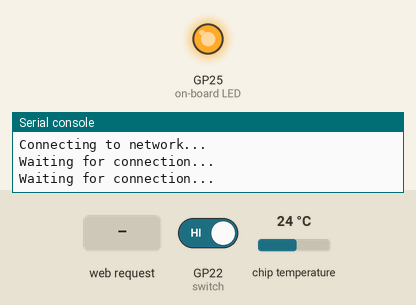
Bench run of a program on a simulated Raspberry Pi Pico running MicroPython. Shown: output pins drawn as LEDs (lit = HIGH), the last lines printed to the serial console. Dashed ring = blinking. The inputs (shaded band) are chosen by the test bench; at power-on: GP22 (switch) HIGH, chip temperature 24 °C. WiFi joins after 1.5 s; web requests get an empty 200 reply after 0.4 s.

Above: at 1.2 s.
1.3 s: HTTP request GET / received
At 2.45 s:
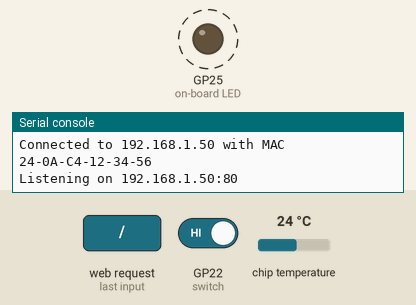
5.6 s: GP22 (switch) driven LOW
At 14.6 s:
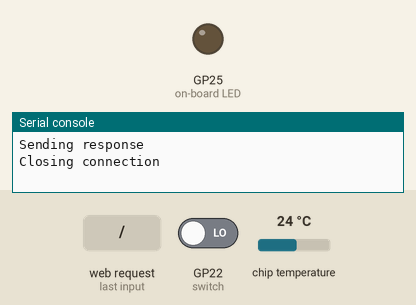
15.5 s: GP22 (switch) driven HIGH
Timing chart, 0 to 18.5 s (numbered marks = the images above; inputs shaded):
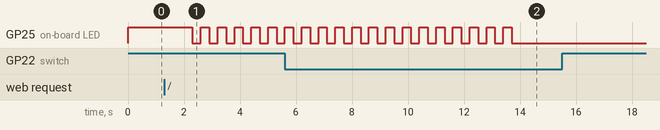

Measured:
- by itself, GP25 (on-board LED): alternates HIGH for 0.30 s and LOW for 0.30 s, 28 changes in all, then stays LOW

The program:

door_sensor_V3.py
```python
import network
import socket
import uasyncio as asyncio
from time import sleep
from picozero import pico_temp_sensor, pico_led
import machine
import json
import urequests
import gc

switch = machine.Pin(22, machine.Pin.IN, machine.Pin.PULL_UP)

ssid = "BT-P8A5PT"
# ssid = "Millfarm-House-LongRange"
password = 'hARMLTPd7caeHf'

server_endpoint = 'http://192.168.0.116:5000/log'

async def connect():
    print("Connecting to network...")
    wlan = network.WLAN(network.STA_IF)
    wlan.active(True)
    wlan.config(pm=0xA11140)
    wlan.connect(ssid, password)
    while not wlan.isconnected():
        pico_led.on()
        print("Waiting for connection...")
        await asyncio.sleep(1)
        pico_led.off()
    config = wlan.ifconfig()
    ip = config[0]
    mac = wlan.config("mac")
    mac_address = "-".join("%02x" % b for b in mac).upper()
    print(f"Connected to {ip} with MAC {mac_address}")
    return ip, wlan

async def open_socket(ip):
    address = (ip, 80)
    connection = socket.socket()
    connection.bind(address)
    connection.listen(5)
    connection.setblocking(False)
    print(f"Listening on {ip}:80")
    return connection

async def serve(connection, wlan):
    blink_light_range(20)
    print("Server is ready")
    keep_alive_task = asyncio.create_task(keep_alive(wlan))
    previous_door_state = switch.value()
    while True:
        if not wlan.isconnected():
            print("Disconnected from network, attempting to reconnect...")
            connection.close()
            ip, wlan = await reconnect(wlan)
            connection = await open_socket(ip)
            keep_alive_task.cancel()
            keep_alive_task = asyncio.create_task(keep_alive(wlan))
            continue

        current_door_state = switch.value()
        if current_door_state != previous_door_state:
            previous_door_state = current_door_state
            door_state = "open" if current_door_state else "closed"
            asyncio.create_task(send_door_state(door_state))  # Use create_task to avoid blocking

        # Accept client connections without blocking
        try:
            client, addr = await asyncio.wait_for(accept_client(connection), timeout=0.1)
            print(f"Connection from {addr}")
            asyncio.create_task(handle_client(client))
        except asyncio.TimeoutError:
            pass
        except OSError as e:
            if e.errno == 11:  # EAGAIN error
                continue
            else:
                print(f"Error in serve: {e}")

async def accept_client(connection):
    while True:
        try:
            client, addr = connection.accept()
            return client, addr
        except OSError as e:
            if e.errno == 11:  # EAGAIN error
                await asyncio.sleep(0.1)
            else:
                raise

async def handle_client(client):
    try:
        client.settimeout(3.0)
        request = await asyncio.wait_for(read_request(client), timeout=2)
        print("Handling request")
        temperature = pico_temp_sensor.temp
        door_state = "open" if switch.value() else "closed"
        data = {"door_state": door_state, "temperature": temperature}
        print(data)
        response = json.dumps(data)
        print("Sending response")
        client.send("HTTP/1.1 200 OK\r\n")
        client.send("Content-Type: application/json\r\n\r\n")
        client.send(response)
        print("Closing connection")
    except asyncio.TimeoutError:
        print("Client request timed out")
    except Exception as e:
        print(f"Error handling client: {e}")
    finally:
        client.close()
        gc.collect()  # Force garbage collection after closing client

async def read_request(client):
    while True:
        try:
            return client.recv(1024)
        except OSError as e:
            if e.errno == 11:  # EAGAIN error
                await asyncio.sleep(0.1)
            else:
                raise

async def reconnect(wlan):
    wlan.disconnect()
    while not wlan.isconnected():
        print("Reconnecting...")
        wlan.connect(ssid, password)
        await asyncio.sleep(5)
    ip = wlan.ifconfig()[0]
    print(f"Reconnected on {ip}")
    return ip, wlan

async def keep_alive(wlan):
    while True:
        if wlan.isconnected():
            try:
                print('keeping alive')
                wlan.ifconfig()
            except Exception as e:
                print(f"Keep-alive operation failed: {e}")
        await asyncio.sleep(30)

async def send_door_state(door_state):
    while True:
        try:
            temperature = pico_temp_sensor.temp
            data = {"door_state": door_state, "temperature": temperature}
            headers = {'Content-Type': 'application/json'}
            response = urequests.post(server_endpoint, data=json.dumps(data), headers=headers)
            if response.status_code == 200:
                response.close()
                print(f"Successfully sent door state: {door_state}")
                break  # Exit the loop if the request was successful
            else:
                response.close()
                print(f"Failed to send door state, status code: {response.status_code}")
        except Exception as e:
            print(f"Failed to send door state: {e}")
            gc.collect()  # Force garbage collection on failure

        await asyncio.sleep(0.2)  # Increased delay to reduce memory pressure

def blink_light_range(ran):
    for i in range(ran):
        pico_led.on()
        sleep(0.3)
        pico_led.off()
        sleep(0.3)

async def restart_device(wlan):
    print("Attempting to disconnect from the network...")
    wlan.disconnect()
    print("Disconnected. Restarting device in 10 seconds...")
    await asyncio.sleep(10)
    blink_light_range(20)
    machine.reset()

async def main():
    ip, wlan = await connect()
    connection = await open_socket(ip)
    await serve(connection, wlan)

try:
    asyncio.run(main())
except Exception as e:
    print(f"Error: {e}")
    wlan = network.WLAN(network.STA_IF)
    asyncio.run(restart_device(wlan))
```
